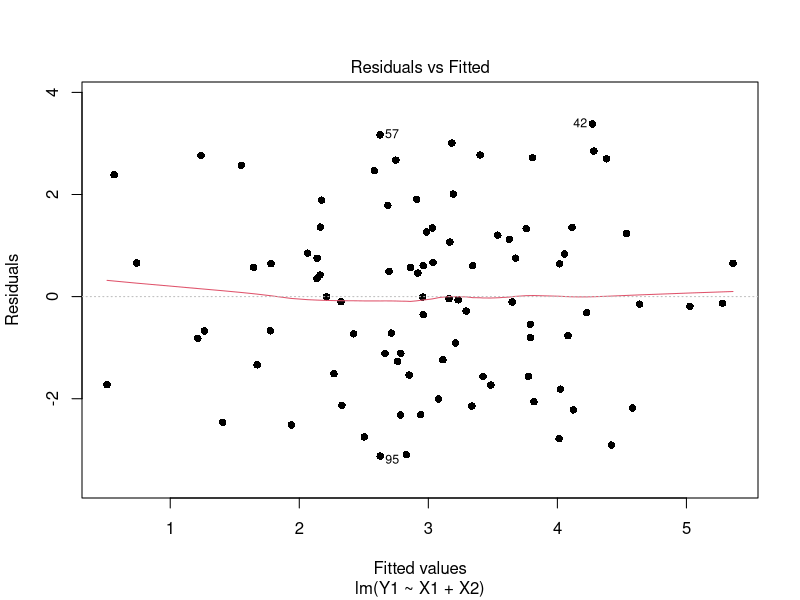
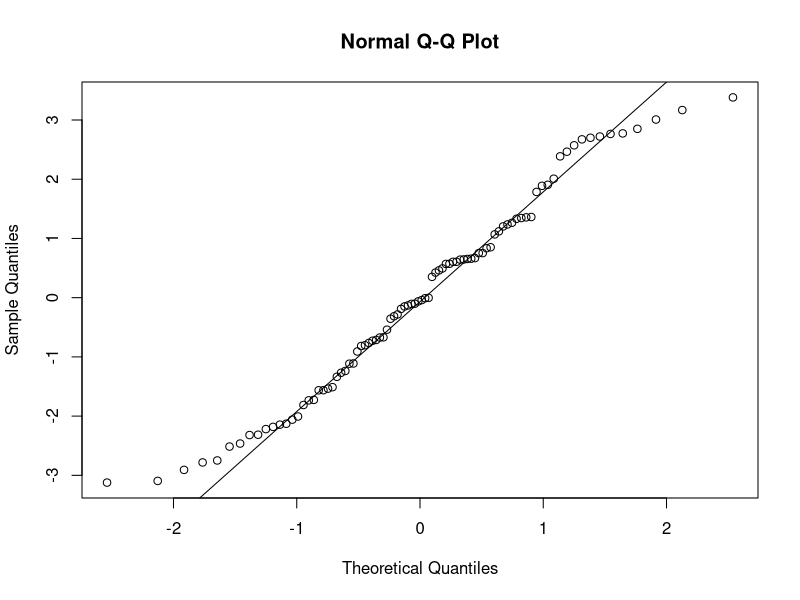
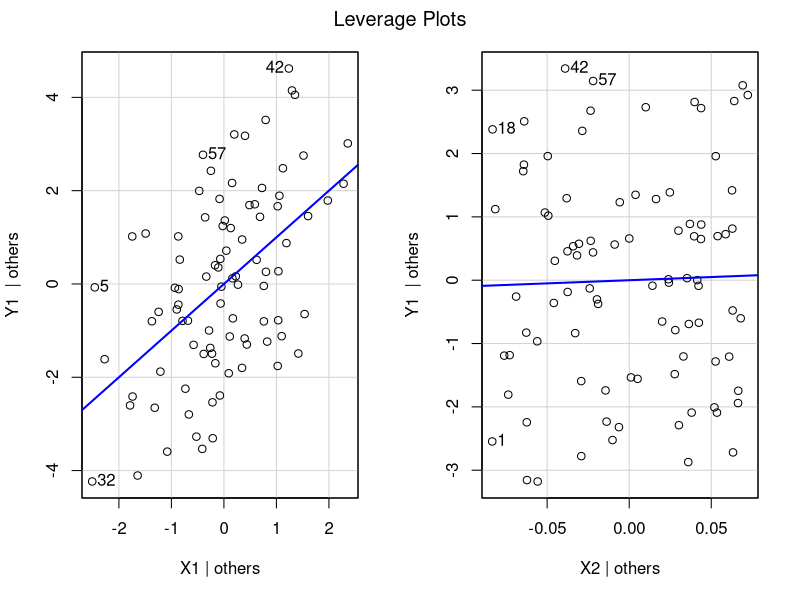
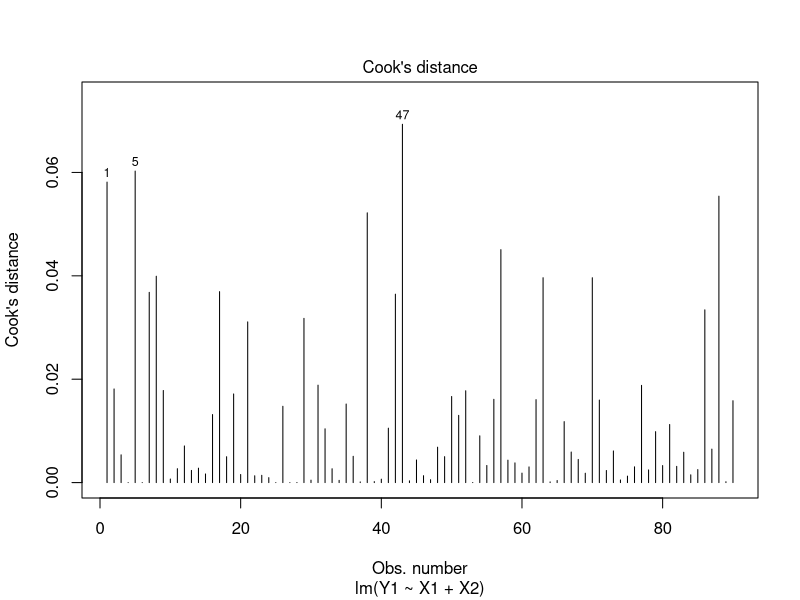
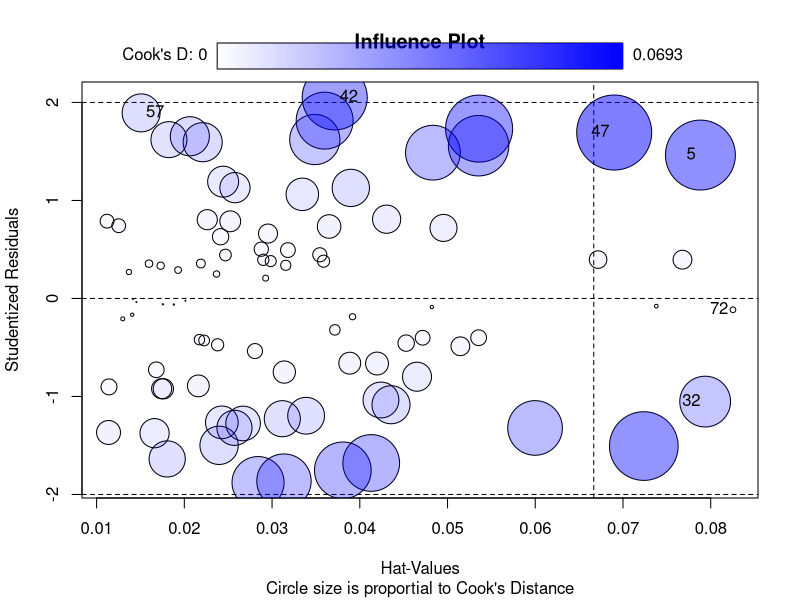

Generate these figures, in order, with R:
## ---- chunk 1
knitr::opts_chunk$set(echo = TRUE)
## ---- chunk 2
RawData <- read.table("RegD1.txt", header=T)
#Considering every tenth data
test = seq(10,nrow(RawData),by=10)
#trainData
trainData <- RawData[-test,]
print("head of training data")
print(head(trainData))
#testData
testData <- RawData[test,]
print("head of testing data")
print(head(testData))
## ---- chunk 3

model <- lm(Y1~X1+X2, data=trainData)
summary(model)
## ---- chunk 4
library(broom)
model.diag.metrics <- augment(model)
head(model.diag.metrics)
## ---- chunk 5
library(corrplot)
#corrplot(trainData, method = "number")
## ---- chunk 6
plot(model, pch=16, which=1)
## ---- chunk 7
#library(car)
library(stats)
qqnorm(residuals(model))
qqline(residuals(model))
## ---- chunk 8
library(car)
leveragePlots(model)
## ---- chunk 9
# Cook's D plot
# identify D values > 4/(n-k-1 )
cutoff <- 4/((nrow(trainData)-length(model$coefficients)-2)) 
plot(model, which=4, cook.levels=cutoff)
# It shows datapoints 1,5 and 47 are influential
influencePlot(model, main="Influence Plot", sub="Circle size is proportial to Cook's Distance" )
